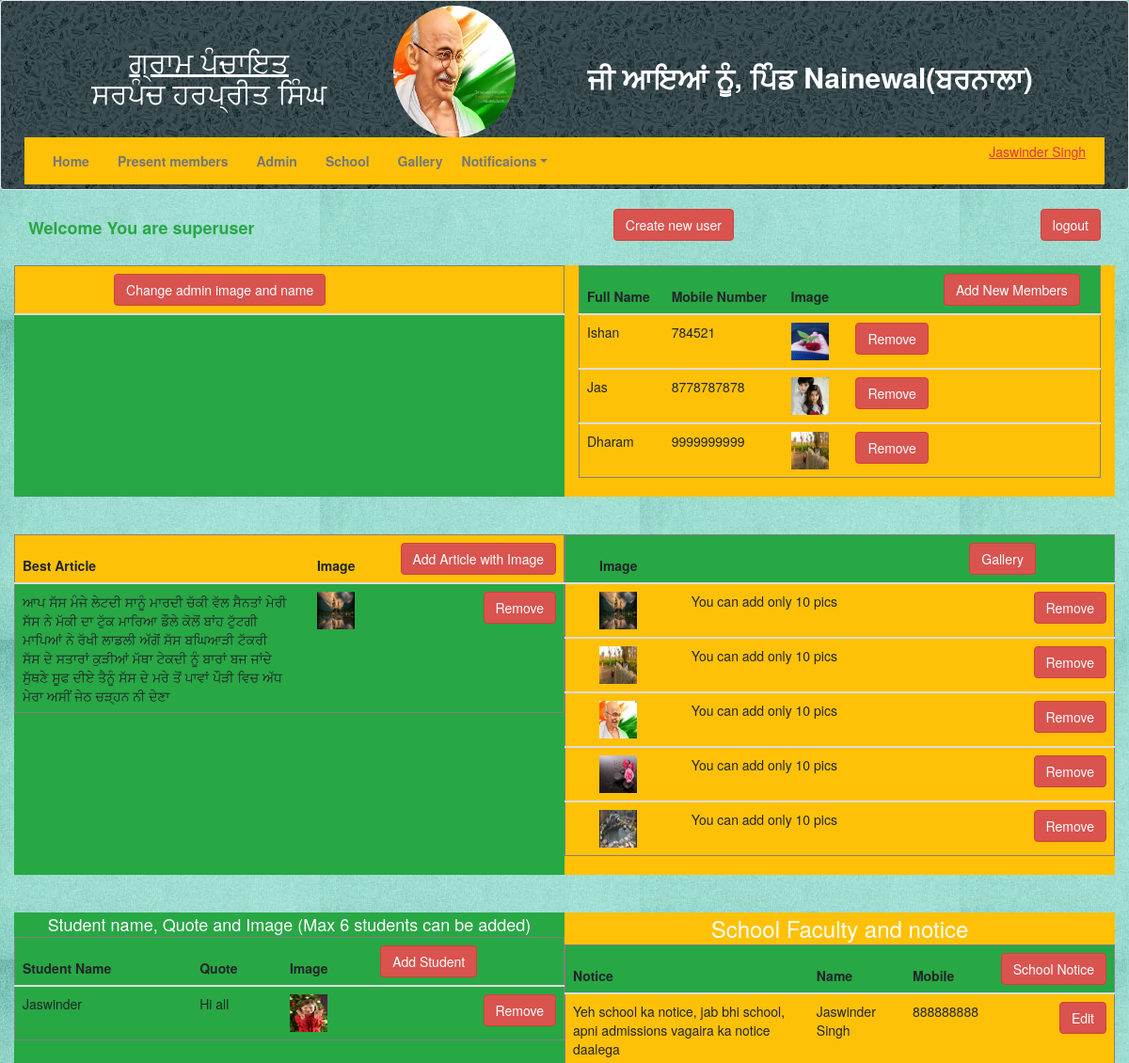
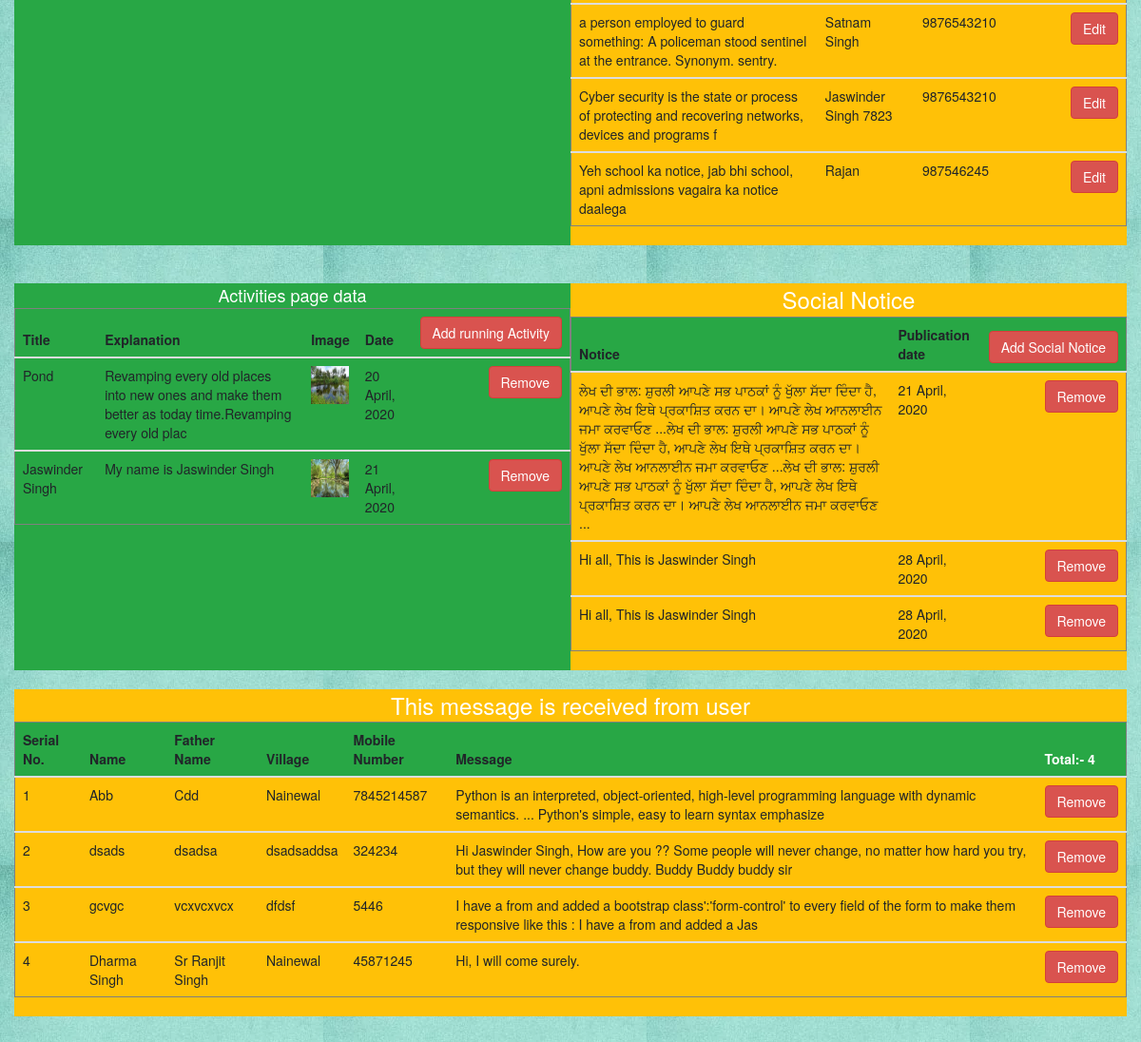
The app's page /show_data (signed in) with its own data (2 pictures, top to bottom).
### app/models.py (models this page shows)
class Sarpanch_Name_Pic(models.Model): #Here is Sarpanch mean members model
    full_name = models.CharField(max_length=70, null = True)
    Mobile_Number = models.IntegerField(blank=True, null=True)
    image=models.FileField(blank = False, null = True) #max_length=100

class Home_Page_Pics_Article(models.Model):
    home_fixed_image = models.FileField(upload_to = 'homeImagesFixed')
    best_article = models.TextField(max_length=2000, blank = True)

class Home_Dynamic_Pics(models.Model):
    home_dynamic_images = models.FileField(upload_to = 'dynamicPics_folder/')

class School_Data(models.Model):
    image_of_year = models.FileField(blank = False, upload_to = 'School/')
    name_of_student = models.CharField(max_length = 100, blank = False)
    quote = models.CharField(max_length = 100)

class School_admission(models.Model):
    mentor_name = models.CharField(max_length = 100, blank = False)
    mobile_Number = models.IntegerField(blank=False, null=True)
    notice = models.CharField(max_length = 100, blank = False)

class running_activities(models.Model):
    Title = models.CharField(max_length=100, blank = False)
    explanation = models.TextField(max_length = 100, blank = False)
    image=models.FileField(blank = False)
    pub_date = models.DateTimeField(auto_now_add = True)

class social_notice_data(models.Model):
    public_notice = models.TextField(max_length = 500, blank = False)
    pub_date = models.DateTimeField(auto_now_add = True)

class user_form(models.Model):
    Name = models.CharField(max_length = 500, blank = False)
    Father_Name = models.CharField(max_length = 500, blank = False)
    Village = models.CharField(max_length = 500, blank = False)
    Mobile_Number = models.IntegerField(blank=True)
    Message = models.CharField(max_length = 150, blank = False)

### app/views.py (the view)
# urls.py: path('show_data', views.show_data, name = 'show_data'),
@login_required(login_url='/login/')
def show_data(request):
    data = Sarpanch_Name_Pic.objects.all()
    data1 = Home_Page_Pics_Article.objects.all()
    data2 = Home_Dynamic_Pics.objects.all()
    data3 = Admin_Name_Pic.objects.all()
    data4 = School_admission.objects.all()
    data5 = School_Data.objects.all().order_by('-pk')
    data6 = running_activities.objects.all()
    data7 = social_notice_data.objects.all()
    data8 = user_form.objects.all()
    return render(request, 'blog/showdata.html', {'data1': data1, 'data2': data2, 'data': data, 'data3' : data3, 'data4' : data4, 'data5' : data5, 'data6' : data6, 'data7' : data7, 'data8' : data8})

### app/templates/blog/showdata.html (shortened to what this page needs)
{% extends 'blog/base.html' %}
{% block body %}
{% load humanize %}
{% if user.is_authenticated %}
  {% if user.is_superuser %}
<div class="container-fluid">
<div class="container-fluid">
  <div class="row">
    <div class="col-sm-10 col-md-6 col-lg-4">
      <h4 class="text-danger"><b class="text-success">Welcome You are superuser</b>{{user.first_name}}</h4>
    </div>
    <div class="col-sm-10 col-md-6 col-lg-4">
      <a class="btn btn-danger float-right" href="feedback_signup_view">Create new user</a>
    </div>
    <div class="col-sm-10 col-md-6 col-lg-4">
      <form method="GET" action="{% url 'logout_view' %}">
        <button type="submit" class="btn btn-danger float-right">logout</button><br><br><br>
      </form>
    </div>
  </div>
</div>
  <div class="container-fluid">
    <div class="row">
      <div class="col-sm-10 col-md-6 col-lg-6 bg-success">
        <div class="row justify-content-center">
          <table class="table" frame="box">
            <thead>
              <tr class="row100 head bg-warning">
                <th class="cell100 column1"></th>
                <th class="cell100 column1"></th>
                <th class="cell100 column1"></th>
                <th class="cell100 column4"><a class="btn btn-danger" href="admin_name">Change admin image and name</a></th>
              </tr>
            </thead>
          </table>
        </div>
      </div>
      <div class="col-sm-10 col-md-6 col-lg-6 bg-warning">
        <table class="table" frame="box">
          <thead>
          <tr class="row100 head bg-success">
            <th class="cell100 column1">Full Name</th>
              <th class="cell100 column2">Mobile Number</th>
              <th class="cell100 column3">Image</th>
              <th class="cell100 column3"></th>
              <th class="cell100 column4"><a class="btn btn-danger" href="upload_image">Add New Members</a></th>
          </tr>
          </thead>
          {% for item in data %}
          <tbody>
            <tr class="row100 body">
              <td class="cell100 column1">{{item.full_name}}</td>
              <td class="cell100 column2">{{item.Mobile_Number}}</td>
              <td class="cell100 column3"><img style="height: 40px; width: 40px;" src="{{item.image.url}}" alt="logo" alt="Responsive image"></td></td>
              <td><a href="delete/{{item.id}}" class="btn btn-danger float-right">Remove</a></td>
            </tr>
          </tbody>
          {% endfor %}
        </table>
      </div>
    </div>
  </div>
  <br><br>
  <div class="container-fluid">
  <div class="row">
    <div class="col-sm-10 col-md-6 col-lg-6 bg-success">
      <div class="row justify-content-center">
        <table class="table" frame="box">
          <thead>
            <tr class="row100 head bg-warning">
              <th class="cell100 column1">Best Article</th>
              <th class="cell100 column2"></th>
              <th class="cell100 column3">Image</th>
              <th class="cell100 column4"></th>
              <th class="cell100 column4"></th>
              <th class="cell100 column5"><a class="btn btn-danger" href="home_update">Add Article with Image</a></th>
            </tr>
          </thead>
          {% for item in data1 %}
          <tbody>
            <tr class="row100 body">
              <td class="cell100 column1">{{item.best_article}}</td>
              <td class="cell100 column2"></td>
              <td class="cell100 column3"><img style="height: 40px; width: 40px;" src="{{item.home_fixed_image.url}}" alt="logo" alt="Responsive image"></td>
              <td></td>
              <td></td>
              <td><a href="article_image_delete/{{item.id}}" class="btn btn-danger float-right">Remove</a></td>
            </tr>
          </tbody>
          {% endfor %}
        </table>
      </div>
    </div>
    <div class="col-sm-10 col-md-6 col-lg-6 bg-warning">
      <div class="row justify-content-center">
        <table class="table" frame="box">
          <thead>
            <tr class="row100 head bg-success">
              <th class="cell100 column1"></th>
              <th class="cell100 column3">Image</th>
              <th class="cell100 column3"></th>
              <th class="cell100 column4"><a class="btn btn-danger" href="home_dynamic_images">Gallery</a></th>
            </tr>
          </thead>
          {% for item in data2 %}
          <tbody>
            <tr class="row100 body">
              <td class="cell100 column1"></td>
              <td class="cell100 column3"><img style="height: 40px; width: 40px;" src="{{item.home_dynamic_images.url}}" alt="logo" alt="Responsive image"></td>
              <td>You can add only 10 pics</td>
              <td><a href="delete_gallery_item/{{item.id}}" class="btn btn-danger float-right">Remove</a>
            </tr>
          </tbody>
          {% endfor %}
        </table>
      </div>
    </div>
  </div>
  </div>
  <br><br>
  <div class="container-fluid">
  <div class="row">
    <div class="col-sm-10 col-md-6 col-lg-6 bg-success">
      <div class="row justify-content-center">
        <h class="text-white justify-content-center" style="font-size: 1.5vw;">Student name, Quote and Image (Max 6 students can be added)</h>
        <table class="table" frame="box">
          <thead>
            <tr class="row100 head bg-success">
              <th class="cell100 column1">Student Name</th>
              <th class="cell100 column3">Quote</th>
              <th class="cell100 column3">Image</th>
              <th class="cell100 column4"><a class="btn btn-danger" href="school_view">Add Student</a></th>
            </tr>
          </thead>
          {% for item in data5 %}
          <tbody>
            <tr class="row100 body">
              <td class="cell100 column1">{{item.name_of_student}}</td>
              <td class="cell100 column1">{{item.quote}}</td>
              <td class="cell100 column3"><img style="height: 40px; width: 40px;" src="{{item.image_of_year.url}}" alt="logo" alt="Responsive image"></td>
              <td><a href="School_item_delete/{{item.id}}" class="btn btn-danger float-right">Remove</a>
            </tr>
          </tbody>
          {% endfor %}
        </table>
      </div>
    </div>
    <div class="col-sm-10 col-md-6 col-lg-6 bg-warning">
      <div class="row justify-content-center">
        <h class="text-white justify-content-center" style="font-size: 2vw;">School Faculty and notice</h>
        <table class="table" frame="box">
          <thead>
            <tr class="row100 head bg-success">
              <th class="cell100 column1">Notice</th>
              <th class="cell100 column3">Name</th>
              <th class="cell100 column3">Mobile</th>
              <th class="cell100 column4"><a class="btn btn-danger" href="school_admission">School Notice</a></th>
            </tr>
          </thead>
          {% for item in data4 %}
          <tbody>
            <tr class="row100 body">
              <td class="cell100 column1">{{item.notice}}</td>
              <td class="cell100 column1">{{item.mentor_name}}</td>
              <td class="cell100 column1">{{item.mobile_Number}}</td>
              <td><a href="edit/{{item.id}}" class="btn btn-danger float-right">Edit</a></td>
            </tr>
          </tbody>
          {% endfor %}
        </table>
      </div>
    </div>
  </div>
  </div><br><br>
  <div class="container-fluid">
  <div class="row">
    <div class="col-sm-10 col-md-6 col-lg-6 bg-success">
      <div class="row justify-content-center">
        <h class="text-white justify-content-center" style="font-size: 1.5vw;">Activities page data</h>
        <table class="table" frame="box">
          <thead>
            <tr class="row100 head bg-success">
              <th class="cell100 column1">Title</th>
              <th class="cell100 column3">Explanation</th>
              <th class="cell100 column3">Image</th>
              <th class="cell100 column3">Date</th>
              <th class="cell100 column4"><a class="btn btn-danger" href="run_activity">Add running Activity</a></th>
            </tr>
          </thead>
          {% for item in data6 %}
          <tbody>
            <tr class="row100 body">
              <td class="cell100 column1">{{item.Title}}</td>
              <td class="cell100 column1">{{item.explanation}}</td>
              <td class="cell100 column3"><img style="height: 40px; width: 40px;" src="{{item.image.url}}" alt="logo" alt="Responsive image"></td>
              <td class="cell100 column1">{{item.pub_date | date:"d F, Y"}}</td>
              <td><a href="running_delete/{{item.id}}" class="btn btn-danger float-right">Remove</a></td>
            </tr>
          </tbody>
          {% endfor %}
        </table>
      </div>
    </div>
    <div class="col-sm-10 col-md-6 col-lg-6 bg-warning">
      <div class="row justify-content-center">
        <h class="text-white justify-content-center" style="font-size: 2vw;">Social Notice</h>
        <table class="table" frame="box">
          <thead>
            <tr class="row100 head bg-success">
              <th class="cell100 column1">Notice</th>
              <th class="cell100 column3">Publication date</th>
              <th class="cell100 column4"><a class="btn btn-danger" href="social_notice">Add Social Notice</a></th>
            </tr>
          </thead>
          {% for item in data7 %}
          <tbody>
            <tr class="row100 body">
              <td class="cell100 column1">{{item.public_notice}}</td>
              <td class="cell100 column1">{{item.pub_date | date:"d F, Y"}}</td>
              <td><a href="delete_social_notice/{{item.id}}" class="btn btn-danger float-right">Remove</a></td>
            </tr>
          </tbody>
          {% endfor %}
        </table>
      </div>
    </div>
  </div>
  </div><br>
  <div>
    <div class="col-sm-10 col-md-6 col-lg-12 bg-warning">
      <div class="row justify-content-center">
        <h class="text-white justify-content-center" style="font-size: 2vw;">This message is received from user</h>
        <table class="table" frame="box">
          <thead>
            <tr class="row100 head bg-success">
              <th class="cell100 column1">Serial No.</th>
              <th class="cell100 column1">Name</th>
              <th class="cell100 column3">Father Name</th>
              <th class="cell100 column3">Village</th>
              <th class="cell100 column3">Mobile Number</th>
              <th class="cell100 column3">Message</th>
              <th class="cell100 column3 text-white">Total:- {{ data8.count }}</th>
            </tr>
          </thead>
          {% for item in data8 %}
          <tbody>
            <tr class="row100 body">
              <td class="cell100 column1">{{forloop.counter}}</td>
              <td class="cell100 column1">{{item.Name}}</td>
              <td class="cell100 column1">{{item.Father_Name}}</td>
              <td class="cell100 column1">{{item.Village}}</td>
              <td class="cell100 column1">{{item.Mobile_Number}}</td>
              <td class="cell100 column1">{{item.Message}}</td>
              <td><a href="user_form_delete/{{item.id}}" class="btn btn-danger float-right">Remove</a></td>
            </tr>
          </tbody>
          {% endfor %}
        </table>
      </div>
    </div>
  </div>
</div><br><br>
  {% endif %}
{% endif %}
{% endblock %}

### app/templates/blog/base.html (shortened to what this page needs)
{% load staticfiles %}
<!DOCTYPE html>
<html lang="en">
<head>
    <link rel="stylesheet" href="https://stackpath.bootstrapcdn.com/bootstrap/4.4.1/css/bootstrap.min.css">
    <link href="https://maxcdn.bootstrapcdn.com/bootstrap/4.0.0/css/bootstrap.min.css" rel="stylesheet"/>
    <link rel="stylesheet" href="https://maxcdn.bootstrapcdn.com/bootstrap/4.1.3/css/bootstrap.min.css">
    <link rel="stylesheet" href="https://maxcdn.bootstrapcdn.com/bootstrap/3.3.7/css/bootstrap.min.css"
>
    <link rel="stylesheet" href="https://cdnjs.cloudflare.com/ajax/libs/font-awesome/4.7.0/css/font-awesome.min.css">
<link rel="stylesheet" href="{% static 'css/style.css' %}">
</head>
</head>
<header>
    <div class="navbar navbar-default example1">
        <div class="container-fluid">
          <h3 class="fsize text-lg-center text-white mysizeee">
            <u>ਗ੍ਰਾਮ ਪੰਚਾਇਤ </u><br>ਸਰਪੰਚ ਹਰਪ੍ਰੀਤ ਸਿੰਘ</h3>
            <img src="{% static "images/gandhiji.jpeg" %}" alt="logo" class="image img-fluid right img-circle" alt="Responsive image">
            <h2 class="text-white mysize"><b>ਜੀ ਆਇਆਂ ਨੂੰ, ਪਿੰਡ Nainewal(ਬਰਨਾਲਾ)</b></h2>
            <div class="collapse navbar-collapse navbar-expand bg-warning" id="exmp">
                <ul class="nav navbar-nav ml-auto font-weight-bold">
                    <li><a href="{% url 'home' %}">Home</a></li>
                    <li><a href="{% url 'present_members' %}">Present members</a></li>
                    <li><a href="{% url 'login' %}">Admin</a></li>
                    <li><a href="{% url 'school' %}">School</a></li>
                    <li><a href="{% url 'gallery' %}">Gallery</a></li>
                    <li class="nav-item dropdown">
                        <a class="nav-link dropdown-toggle" data-toggle="dropdown" href="#">Notificaions</a>
                </ul>
                <p class="mysize text-right text-danger"><u>Jaswinder Singh</u></p>
            </div>
        </div>
    </div>
</header>
<body class="example">
{% block body %}
{% endblock %}
</body>
</html>

### app/static/css/style.css (style rules this page uses)
.mysize { padding: 5px; }
@media screen and (min-width: 601px) { .fsize { font-size: 30px; } }
@media screen and (min-width: 601px) { .image { height: 140px; width: 130px; } }

### records on screen
Sarpanch_Name_Pic: full_name "Ishan", Mobile_Number "784521", image (picture)
Sarpanch_Name_Pic: full_name "Jas", Mobile_Number "8778787878", image (picture)
Sarpanch_Name_Pic: full_name "Dharam", Mobile_Number "9999999999", image (picture)
Home_Page_Pics_Article: best_article "ਆਪ ਸੱਸ ਮੰਜੇ ਲੇਟਦੀ ਸਾਨੂੰ ਮਾਰਦੀ ਚੱਕੀ ਵੱਲ ਸੈਨਤਾਂ ਮੇਰੀ ਸੱਸ ਨੇ ਮੱਕੀ ਦਾ ਟੁੱਕ ਮਾਰਿਆ ਡੌਲੇ ਕੋਲੋਂ ਬਾਂਹ ਟੁੱਟਗੀ ਮਾਪਿਆਂ ਨੇ ਰੱਖੀ ਲਾਡਲੀ ਅੱਗੋਂ ਸੱਸ ਬਘਿਆੜੀ ਟੱਕਰੀ ਸੱਸ ਦੇ ਸਤਾਰਾਂ ਕੁੜੀਆਂ ਮੱਥਾ ਟੇਕਦੀ ਨੂੰ ਬਾਰਾਂ ਬਜ ਜਾਂਦੇ ਸੁੱਥਣੇ ਸੂਫ ਦੀਏ ਤੈਨੂੰ ਸੱਸ ਦੇ ਮਰੇ ਤੋਂ ਪਾਵਾਂ ਪੌੜੀ ਵਿਚ ਅੱਧ ਮੇਰਾ ਅਸੀਂ ਜੇਠ ਚੜ੍ਹਨ ਨੀ ਦੇਣਾ", home_fixed_image (picture)
Home_Dynamic_Pics: home_dynamic_images (picture)
Home_Dynamic_Pics: home_dynamic_images (picture)
Home_Dynamic_Pics: home_dynamic_images (picture)
Home_Dynamic_Pics: home_dynamic_images (picture)
Home_Dynamic_Pics: home_dynamic_images (picture)
School_Data: name_of_student "Jaswinder", quote "Hi all", image_of_year (picture)
School_admission: notice "Yeh school ka notice, jab bhi school, apni admissions vagaira ka notice daalega", mentor_name "Jaswinder Singh", mobile_Number "888888888"
School_admission: notice "a person employed to guard something: A policeman stood sentinel at the entrance. Synonym. sentry.", mentor_name "Satnam Singh", mobile_Number "9876543210"
School_admission: notice "Cyber security is the state or process of protecting and recovering networks, devices and programs f", mentor_name "Jaswinder Singh 7823", mobile_Number "9876543210"
School_admission: notice "Yeh school ka notice, jab bhi school, apni admissions vagaira ka notice daalega", mentor_name "Rajan", mobile_Number "987546245"
running_activities: Title "Pond", explanation "Revamping every old places into new ones and make them better as today time.Revamping every old plac", image (picture), pub_date "20 April, 2020"
running_activities: Title "Jaswinder Singh", explanation "My name is Jaswinder Singh", image (picture), pub_date "21 April, 2020"
social_notice_data: public_notice "ਲੇਖ ਦੀ ਭਾਲ: ਸ਼ੁਰਲੀ ਆਪਣੇ ਸਭ ਪਾਠਕਾਂ ਨੂੰ ਖੁੱਲਾ ਸੱਦਾ ਦਿੰਦਾ ਹੈ, ਆਪਣੇ ਲੇਖ ਇਥੇ ਪ੍ਰਕਾਸ਼ਿਤ ਕਰਨ ਦਾ। ਆਪਣੇ ਲੇਖ ਆਨਲਾਈਨ ਜਮਾ ਕਰਵਾਓਣ ...ਲੇਖ ਦੀ ਭਾਲ: ਸ਼ੁਰਲੀ ਆਪਣੇ ਸਭ ਪਾਠਕਾਂ ਨੂੰ ਖੁੱਲਾ ਸੱਦਾ ਦਿੰਦਾ ਹੈ, ਆਪਣੇ ਲੇਖ ਇਥੇ ਪ੍ਰਕਾਸ਼ਿਤ ਕਰਨ ਦਾ। ਆਪਣੇ ਲੇਖ ਆਨਲਾਈਨ ਜਮਾ ਕਰਵਾਓਣ ...ਲੇਖ ਦੀ ਭਾਲ: ਸ਼ੁਰਲੀ ਆਪਣੇ ਸਭ ਪਾਠਕਾਂ ਨੂੰ ਖੁੱਲਾ ਸੱਦਾ ਦਿੰਦਾ ਹੈ, ਆਪਣੇ ਲੇਖ ਇਥੇ ਪ੍ਰਕਾਸ਼ਿਤ ਕਰਨ ਦਾ। ਆਪਣੇ ਲੇਖ ਆਨਲਾਈਨ ਜਮਾ ਕਰਵਾਓਣ ...", pub_date "21 April, 2020"
social_notice_data: public_notice "Hi all, This is Jaswinder Singh", pub_date "28 April, 2020"
social_notice_data: public_notice "Hi all, This is Jaswinder Singh", pub_date "28 April, 2020"
user_form: Name "Abb", Father_Name "Cdd", Village "Nainewal", Mobile_Number "7845214587", Message "Python is an interpreted, object-oriented, high-level programming language with dynamic semantics. ... Python's simple, easy to learn syntax emphasize"
user_form: Name "dsads", Father_Name "dsadsa", Village "dsadsaddsa", Mobile_Number "324234", Message "Hi Jaswinder Singh, How are you ?? Some people will never change, no matter how hard you try, but they will never change buddy. Buddy Buddy buddy sir"
user_form: Name "gcvgc", Father_Name "vcxvcxvcx", Village "dfdsf", Mobile_Number "5446", Message "I have a from and added a bootstrap class':'form-control' to every field of the form to make them responsive like this : I have a from and added a Jas"
user_form: Name "Dharma Singh", Father_Name "Sr Ranjit Singh", Village "Nainewal", Mobile_Number "45871245", Message "Hi, I will come surely."

### other values on screen
{{ data8.count }} "4"
